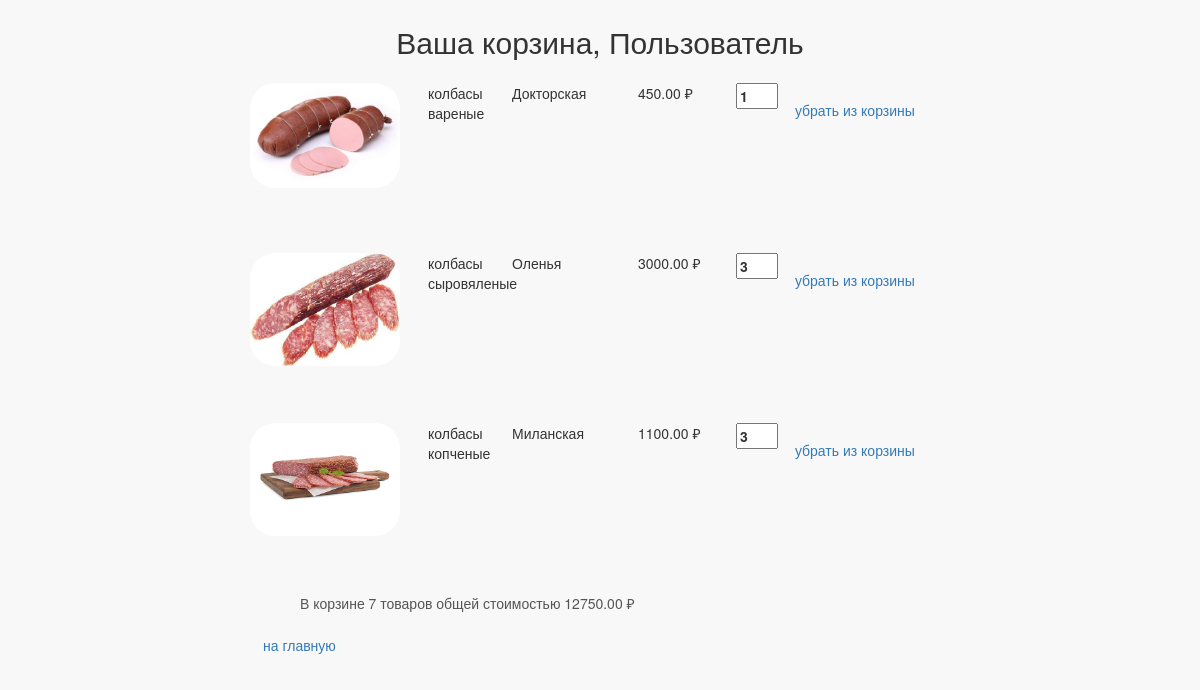
Page /basket/ (signed in) on the committed database.
### authapp/models.py (models this page shows, shortened)
class ShopClient(AbstractUser):
    avatar = models.ImageField(upload_to='users_avatars', blank=True)
    age = models.PositiveIntegerField(verbose_name='возраст', null=True)
    activation_key = models.CharField(max_length=128, blank=True)
    activation_key_expires = models.DateTimeField(default=get_activation_key_expires)
    def basket_cost(self):
        return sum(item.product.price * item.quantity for item in self.user_basket.all())
    def basket_total_quantity(self):
        return sum(item.quantity for item in self.user_basket.all())
    class Meta:
        ordering = ['-is_active', '-is_superuser', '-is_staff', 'username']

### basketapp/models.py (models this page shows)
class BasketItem(models.Model):
    user = models.ForeignKey(get_user_model(), on_delete=models.CASCADE, related_name='user_basket')
    product = models.ForeignKey(Product, on_delete=models.CASCADE)
    quantity = models.PositiveIntegerField(verbose_name='количество', default=0)
    add_datetime = models.DateTimeField(verbose_name='время', auto_now_add=True)

### mainapp/models.py (models this page shows, shortened)
class Product(models.Model):
    category = models.ForeignKey(ProductCategory, on_delete=models.CASCADE, verbose_name='категория продукта')
    name = models.CharField(verbose_name='имя продукта', max_length=128)
    image = models.ImageField(upload_to='products_images', blank=True)
    short_desc = models.CharField(verbose_name='краткое описание продукта', max_length=64, blank=True)
    description = models.TextField(verbose_name='описание продукта', blank=True)
    price = models.DecimalField(verbose_name='цена продукта', max_digits=8, decimal_places=2, default=0)
    quantity = models.IntegerField(verbose_name='количество на складе', default=0)
    is_active = models.BooleanField(default=True)

class ProductCategory(models.Model):
    name = models.CharField(verbose_name='имя', max_length=128)
    description = models.TextField(verbose_name='описание', blank=True)
    is_active = models.BooleanField(default=True)

### basketapp/views.py (the view)
# urls.py: path('', adminapp.UserList.as_view(), name='index'),
@login_required
def index(request):
    basket_items = BasketItem.objects.filter(user=request.user)
    context = {
        'page_title': 'корзина',
        'basket_items': basket_items,
    }
    return render(request, 'basketapp/index.html', context)

### mainapp/context_processors.py (called while the page is built)
def catalog_menu(request):
    return {'catalog_menu': ProductCategory.objects.filter(is_active=True)}

### basketapp/templates/basketapp/index.html
{% extends 'basketapp/common.html' %}
{% load static %}
{% block content %}
    <div class="basket_list">
        {% include 'basketapp/includes/inc__basket_items.html' %}
    </div>
{% endblock %}

### basketapp/templates/basketapp/common.html (shortened to what this page needs)
<!DOCTYPE html>
{% load static %}
<html lang="en">
<head>
    {% block css %}
        <link rel="stylesheet" type="text/css" href="{% static 'css/bootstrap.min.css' %}">
        <link rel="stylesheet" type="text/css" href="{% static 'css/style.css' %}">
    {% endblock %}
</head>
<body>
<div class="basket_container">
    <div class="h2 text-center head">
        Ваша корзина,
        {{ user.first_name|default:'пользователь'|capfirst }}
    </div>
    {% block content %}
    {% endblock %}
</div>
</body>
</html>

### basketapp/templates/basketapp/includes/inc__basket_items.html
{% if basket_items %}
    {% for item in basket_items %}
        <div class="basket_record">
            <img src="/media/{{ item.product.image }}" alt="{{ item.product.short_desc }}">
            <span class="category_name">{{ item.product.category.name }}</span>
            <span class="product_name">{{ item.product.name }}</span>
            <span class="product_price">{{ item.product.price }}&nbsp;&#8381;</span>
            <label>
                <input class="product_quantity" type="number" name="{{ item.pk }}" min="0"
                       max="{{ item.product.quantity }}"
                       value="{{ item.quantity }}">
            </label>
            <a href="{% url 'basket:delete' item.pk %}" class="btn btn-round">
                убрать из корзины</a>
        </div>
    {% endfor %}
    <div class="basket_summary">
        В корзине {{ user.basket_total_quantity }} товаров общей стоимостью
        {{ user.basket_cost }}&nbsp;&#8381;
    </div>
{% else %}
    <h4>В корзине нет товаров</h4>
{% endif %}
<a href="{% url 'main:index' %}" class="btn btn-round">
    на главную
</a>

### static/css/style.css (style rules this page uses)
body { background-color: #f8f8f8; }
.basket_container { margin: 25px auto; width: 700px; }
.basket_list input[type="number"] { width: 3em; position: relative; display: block; float: left; }
.basket_list span.category_name { margin-left: 2em; width: 5em; position: relative; display: block; float: left; }
.basket_list span.product_name { margin-left: 1em; width: 8em; position: relative; display: block; float: left; }
.basket_list span.product_price { margin-left: 1em; width: 7em; position: relative; display: block; float: left; }
.basket_list .basket_record { position: relative; display: block; height: 170px; float: none; }
.basket_container .head { margin: 25px auto; }
.basket_container img { display: block; float: left; width: 150px; border-radius: 25px; }
.basket_container .basket_summary { display: block; margin-left: 50px; margin-bottom: 15px; color: #555; }

### rows in the picture
ShopClient: first_name "Пользователь", basket_total_quantity "7", basket_cost "12750.00"
BasketItem: product.image (picture), product.category.name "колбасы вареные", product.name "Докторская", product.price "450.00", pk "1"
BasketItem: product.image (picture), product.category.name "колбасы сыровяленые", product.name "Оленья", product.price "3000.00", quantity "3"
BasketItem: product.image (picture), product.category.name "колбасы копченые", product.name "Миланская", product.price "1100.00", quantity "3"
